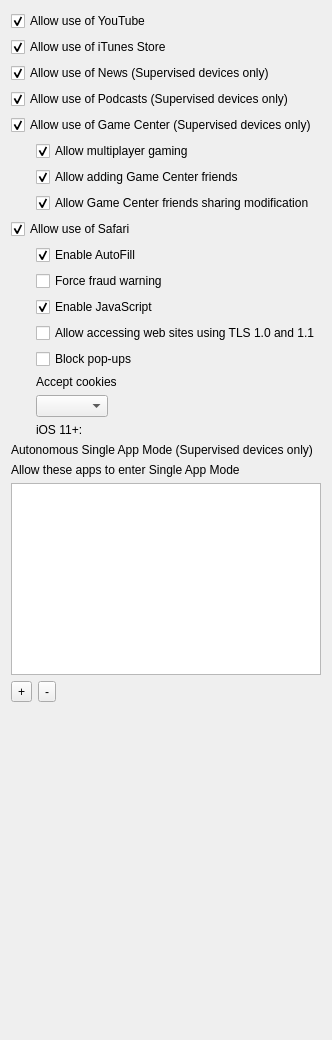
     <widget class="QWidget" name="tab_2">
      <attribute name="title">
       <string>Apps</string>
      </attribute>
      <layout class="QVBoxLayout" name="verticalLayout_4">
       <item>
        <widget class="QCheckBox" name="allowYoutube">
         <property name="text">
          <string>Allow use of YouTube</string>
         </property>
         <property name="checked">
          <bool>true</bool>
         </property>
        </widget>
       </item>
       <item>
        <widget class="QCheckBox" name="allowiTunes">
         <property name="text">
          <string>Allow use of iTunes Store</string>
         </property>
         <property name="checked">
          <bool>true</bool>
         </property>
        </widget>
       </item>
       <item>
        <widget class="QCheckBox" name="allowNews">
         <property name="text">
          <string>Allow use of News (Supervised devices only)</string>
         </property>
         <property name="checked">
          <bool>true</bool>
         </property>
        </widget>
       </item>
       <item>
        <widget class="QCheckBox" name="allowPodcasts">
         <property name="text">
          <string>Allow use of Podcasts (Supervised devices only)</string>
         </property>
         <property name="checked">
          <bool>true</bool>
         </property>
        </widget>
       </item>
       <item>
        <widget class="QCheckBox" name="allowGameCenter">
         <property name="text">
          <string>Allow use of Game Center (Supervised devices only)</string>
         </property>
         <property name="checked">
          <bool>true</bool>
         </property>
        </widget>
       </item>
       <item>
        <widget class="QWidget" name="gameCenterSub" native="true">
         <property name="enabled">
          <bool>true</bool>
         </property>
         <layout class="QVBoxLayout" name="verticalLayout_3">
          <property name="leftMargin">
           <number>25</number>
          </property>
          <property name="topMargin">
           <number>0</number>
          </property>
          <property name="rightMargin">
           <number>0</number>
          </property>
          <property name="bottomMargin">
           <number>0</number>
          </property>
          <item>
           <widget class="QCheckBox" name="allowMultiplayerGaming">
            <property name="text">
             <string>Allow multiplayer gaming</string>
            </property>
            <property name="checked">
             <bool>true</bool>
            </property>
           </widget>
          </item>
          <item>
           <widget class="QCheckBox" name="allowAddingGameCenterFriends">
            <property name="text">
             <string>Allow adding Game Center friends</string>
            </property>
            <property name="checked">
             <bool>true</bool>
            </property>
           </widget>
          </item>
          <item>
           <widget class="QCheckBox" name="allowGameCenterFriendsSharingModification">
            <property name="text">
             <string>Allow Game Center friends sharing modification</string>
            </property>
            <property name="checked">
             <bool>true</bool>
            </property>
           </widget>
          </item>
         </layout>
        </widget>
       </item>
       <item>
        <widget class="QCheckBox" name="allowSafari">
         <property name="text">
          <string>Allow use of Safari</string>
         </property>
         <property name="checked">
          <bool>true</bool>
         </property>
        </widget>
       </item>
       <item>
        <widget class="QWidget" name="safariSub" native="true">
         <layout class="QVBoxLayout" name="verticalLayout_2">
          <property name="leftMargin">
           <number>25</number>
          </property>
          <property name="topMargin">
           <number>0</number>
          </property>
          <property name="rightMargin">
           <number>0</number>
          </property>
          <property name="bottomMargin">
           <number>0</number>
          </property>
          <item>
           <widget class="QCheckBox" name="safariAutoFill">
            <property name="text">
             <string>Enable AutoFill</string>
            </property>
            <property name="checked">
             <bool>true</bool>
            </property>
           </widget>
          </item>
          <item>
           <widget class="QCheckBox" name="safariForceFraudWarning">
            <property name="text">
             <string>Force fraud warning</string>
            </property>
           </widget>
          </item>
          <item>
           <widget class="QCheckBox" name="safariEnableJavascript">
            <property name="text">
             <string>Enable JavaScript</string>
            </property>
            <property name="checked">
             <bool>true</bool>
            </property>
           </widget>
          </item>
          <item>
           <widget class="QCheckBox" name="allowDeprecatedWebKitTLS">
            <property name="text">
             <string>Allow accessing web sites using TLS 1.0 and 1.1</string>
            </property>
           </widget>
          </item>
          <item>
           <widget class="QCheckBox" name="safariBlockPopups">
            <property name="text">
             <string>Block pop-ups</string>
            </property>
           </widget>
          </item>
          <item>
           <widget class="QLabel" name="label">
            <property name="text">
             <string>Accept cookies</string>
            </property>
           </widget>
          </item>
          <item>
           <widget class="QComboBox" name="acceptCookies">
            <property name="sizePolicy">
             <sizepolicy hsizetype="Fixed" vsizetype="Fixed">
              <horstretch>0</horstretch>
              <verstretch>0</verstretch>
             </sizepolicy>
            </property>
            <property name="currentIndex">
             <number>-1</number>
            </property>
           </widget>
          </item>
          <item>
           <widget class="QLabel" name="lTipacceptCookiesDifferentMeaning">
            <property name="text">
             <string>iOS 11+:</string>
            </property>
            <property name="wordWrap">
             <bool>true</bool>
            </property>
           </widget>
          </item>
         </layout>
        </widget>
       </item>
       <item>
        <widget class="QLabel" name="autonomousSingleAppMode">
         <property name="text">
          <string>Autonomous Single App Mode (Supervised devices only)</string>
         </property>
        </widget>
       </item>
       <item>
        <widget class="QLabel" name="lTipSIngleAppMode">
         <property name="text">
          <string>Allow these apps to enter Single App Mode</string>
         </property>
        </widget>
       </item>
       <item>
        <widget class="QListView" name="SAMList">
         <property name="sizePolicy">
          <sizepolicy hsizetype="Expanding" vsizetype="Preferred">
           <horstretch>0</horstretch>
           <verstretch>0</verstretch>
          </sizepolicy>
         </property>
        </widget>
       </item>
       <item>
        <layout class="QHBoxLayout" name="horizontalLayout">
         <item>
          <widget class="QToolButton" name="addSAM">
           <property name="text">
            <string>+</string>
           </property>
          </widget>
         </item>
         <item>
          <widget class="QToolButton" name="removeSAM">
           <property name="text">
            <string>-</string>
           </property>
          </widget>
         </item>
         <item>
          <spacer name="horizontalSpacer">
           <property name="orientation">
            <enum>Qt::Horizontal</enum>
           </property>
           <property name="sizeHint" stdset="0">
            <size>
             <width>40</width>
             <height>20</height>
            </size>
           </property>
          </spacer>
         </item>
        </layout>
       </item>
       <item>
        <widget class="RestrictAppUsageWidget" name="widgetRestrictAppUsage" native="true"/>
       </item>
       <item>
        <spacer name="verticalSpacer_2">
         <property name="orientation">
          <enum>Qt::Vertical</enum>
         </property>
         <property name="sizeHint" stdset="0">
          <size>
           <width>20</width>
           <height>321</height>
          </size>
         </property>
        </spacer>
       </item>
      </layout>
     </widget>
